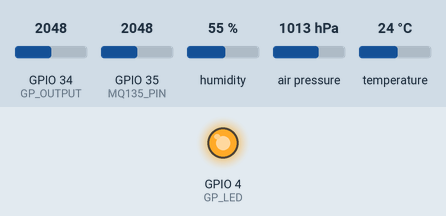
This sketch was run on a simulated ESP32. Shown: output pins drawn as LEDs (lit = HIGH). The test bench sets the inputs (shaded band); at power-on: GPIO 34 (GP_OUTPUT) = 2048, GPIO 35 (MQ135_PIN) = 2048, humidity 55 %, air pressure 1013 hPa, temperature 24 °C. WiFi joins after 1.5 s; servers stay silent unless stated; the local clock reads 2024-03-15 10:24:30 at power-on unless the sketch sets it; no MQTT or app messages arrive unless stated; what the sketch prints to the serial monitor is not drawn.

Above: at 2.6 s.
Timing chart, 0 to 15.6 s (numbered marks = the images above):
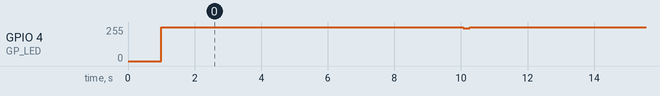

The sketch:

firmware_aeolus_1.0.0.ino
```cpp
//version 1.0.2
#include <WiFi.h>
#include <WiFiClientSecure.h>
#include <PubSubClient.h>
#include <Wire.h>
#include <Adafruit_Sensor.h>
#include <Adafruit_BME280.h>
#include <ArduinoJson.h>
#include "time.h"
// BME280
#define SDA_PIN 21
#define SCL_PIN 22
// MQ135
#define MQ135_PIN 35
// GP2Y1010
#define GP_LED 4
#define GP_OUTPUT 34
// WiFi
const char* ssid = "miwifi";
const char* password = "mipassword";
// MQTT
const char* mqttServer = "b58901c6.ala.us-east-1.emqxsl.com";
const int mqttPort = 8883;
const char* mqttUser = "userNode1";
const char* mqttPassword = "cqVC$#234";
const char* mqttTopic = "calidad_aire/nodo1";
// JSON
JsonDocument doc;
char payload[512];
//objetos globales
WiFiClientSecure espClient;
PubSubClient mqtt(espClient);
Adafruit_BME280 bme;
//Variables Sensores
// BME280
float temperatura = 0;
float humedad = 0;
float presion = 0;
//nuevas variables
float co2 = 0;
float pm1 = 0;
float pm25 = 0;
float pm10 = 0;
// MQ135
int mq135ADC = 0;
float mq135Voltaje = 0;
// GP2Y1010
int gpADC = 0;
float gpVoltaje = 0;
//contador
uint32_t sequence = 0;
//temporizador envio
unsigned long previousMillis = 0;
const unsigned long publishInterval = 10000;
//muestras para PM media
const int GP_MUESTRAS = 20;
String chipID;
String nombreNodo = "Node1";
time_t timestamp;
String obtenerChipID()
{
  uint64_t chipid = ESP.getEfuseMac();
  char id[17];
  sprintf( id, "%04X%08X", (uint16_t)(chipid >> 32), (uint32_t)chipid );
  return String(id);
}
//funcion conexion wifi y reconexion
void conectarWiFi()
{
  Serial.print("Conectando WiFi");
  WiFi.begin(ssid,password);
  while(WiFi.status()!=WL_CONNECTED)
  {
    delay(500);
    Serial.print(".");
  }
  Serial.println();
  Serial.println("WiFi conectado");
  Serial.print("IP: ");
  Serial.println(WiFi.localIP());
}
void verificarWiFi()
{
  if(WiFi.status()==WL_CONNECTED)
    return;
  Serial.println("WiFi perdido");
  conectarWiFi();
}
//conexion MQTT y reconexion
void conectarMQTT()
{
  while(!mqtt.connected())
  {
    Serial.print("Conectando MQTT...");
    if( mqtt.connect( "ESP32_Node1", mqttUser, mqttPassword ) )
    {
      Serial.println("OK");
    }
    else
    {
      Serial.print("Error: ");
      Serial.println( mqtt.state() );
      delay(3000);
    }
  }
}

void verificarMQTT()
{
  if(mqtt.connected())
    return;
  conectarMQTT();
}
//inicializacion sensores
bool iniciarBME()
{
  Wire.begin( SDA_PIN, SCL_PIN );
  if(!bme.begin(0x76))
  {
    Serial.println();
    Serial.println( "BME280 NO encontrado");
    return false;
  }
  Serial.println( "BME280 encontrado");
  return true;
}

void iniciarGP2Y()
{
  pinMode( GP_LED, OUTPUT );
  digitalWrite( GP_LED, HIGH );
}

//funcion imprimir estado del nodo
void imprimirEstado()
{
  Serial.println();
  Serial.println( "===== Nodo IoT =====");
  Serial.print("IP: ");
  Serial.println( WiFi.localIP() );
  Serial.print("MQTT: ");
  Serial.println( mqtt.connected() );
  Serial.print("Secuencia: ");
  Serial.println(sequence);
  Serial.println( "====================");
}

//lecturas de sensores
void leerBME280()
{
  temperatura = bme.readTemperature();
  humedad = bme.readHumidity();
  presion = bme.readPressure() / 100.0;
}

void leerMQ135()
{
  mq135ADC = analogRead(MQ135_PIN);
  mq135Voltaje = (mq135ADC / 4095.0) * 3.3;
}

void leerGP2Y()
{
  long suma = 0;
  for(int i = 0; i < GP_MUESTRAS; i++)
  {
    digitalWrite(GP_LED, LOW);
    delayMicroseconds(280);
    suma += analogRead(GP_OUTPUT);
    delayMicroseconds(40);
    digitalWrite(GP_LED, HIGH);
    delayMicroseconds(9680);
  }
  gpADC = suma / GP_MUESTRAS;
  gpVoltaje = (gpADC / 4095.0) * 3.3;
}

void procesarMediciones()
{
  leerBME280();
  leerMQ135();
  leerGP2Y();
  // Simulación temporal
  co2 = map( mq135ADC, 0, 4095, 400, 1800 );
  pm25 = gpVoltaje * 100;
  pm10 = pm25 * 1.2;
  pm1 = pm25 * 0.6;
  //Obtener el timestamp
  timestamp = time(nullptr);
}
//crear json
void crearJSON()
{
  doc.clear();
  JsonObject dispositivo = doc["dispositivo"].to<JsonObject>();
  dispositivo["id"] = chipID;
  dispositivo["nombre"]= nombreNodo;
  dispositivo["firmware"] = "1.0.2";
  dispositivo["secuencia"] = sequence;
  if (timestamp > 100000000)
  {
    dispositivo["upTime"] = timestamp;
  }
  JsonObject entorno = doc["entorno"].to<JsonObject>();
  entorno["temperatura"] = temperatura;
  entorno["humedad"] = humedad;
  JsonObject aire = doc["aire"].to<JsonObject>();
  aire["co2"] = co2;
  aire["pm1_0"] = pm1;
  aire["pm2_5"] = pm25;
  aire["pm10"] = pm10;
  serializeJson(doc, payload);
}
//funcion de depuracion
void imprimirSensores()
{
  Serial.println();
  Serial.println("===== Sensores =====");
  Serial.print("ChipID: ");
  Serial.println(chipID);
  Serial.print("uptime: ");
  Serial.println(timestamp);
  Serial.print("Temperatura: ");
  Serial.println(temperatura);
  Serial.print("Humedad: ");
  Serial.println(humedad);
  Serial.print("Presion: ");
  Serial.println(presion);
  Serial.print("MQ135 ADC: ");
  Serial.println(mq135ADC);
  Serial.print("GP2Y ADC: ");
  Serial.println(gpADC);
  Serial.println("co2: ");
  Serial.println (co2);
  Serial.println("pm1_0: ");
  Serial.println (pm1);
  Serial.println("pm2_5: ");
  Serial.println (pm25);
  Serial.println("pm10: ");
  Serial.println (pm10);
  Serial.println("====================");
}
//publicar en Broker
void publicarDatos()
{
  crearJSON();
  if(mqtt.publish(mqttTopic, payload))
  {
    Serial.println("Datos enviados");
    Serial.println(payload);
    sequence++;
  }
  else
  {
    Serial.println("Error al publicar");
  }
}

void setup()
{
  Serial.begin(115200);
  chipID = obtenerChipID();
  delay(1000);
  // 2. Configurar NTP (UTC-4 para Bolivia/Chile/etc.)
  configTime(-4 * 3600, 0, "pool.ntp.org");
  // 3. Esperar brevemente a que el sistema se sincronice en segundo plano delay(2000);
  Serial.println();
  Serial.println("======================");
  Serial.println("Nodo Calidad Aire");
  iniciarGP2Y();
  iniciarBME();
  conectarWiFi();
  espClient.setInsecure();
  mqtt.setServer( mqttServer, mqttPort );
  conectarMQTT();
  imprimirEstado();
}
void loop()
{
  verificarWiFi();
  verificarMQTT();
  mqtt.loop();
  unsigned long currentMillis = millis();
  if( currentMillis - previousMillis >= publishInterval )
  {
    previousMillis = currentMillis;
    procesarMediciones();
    imprimirSensores();
    publicarDatos();
  }
}
```

Measured:
- by itself, GPIO 4 (GP_LED): alternates 255/255 for 9.8 s and 244/255 for 0.20 s
